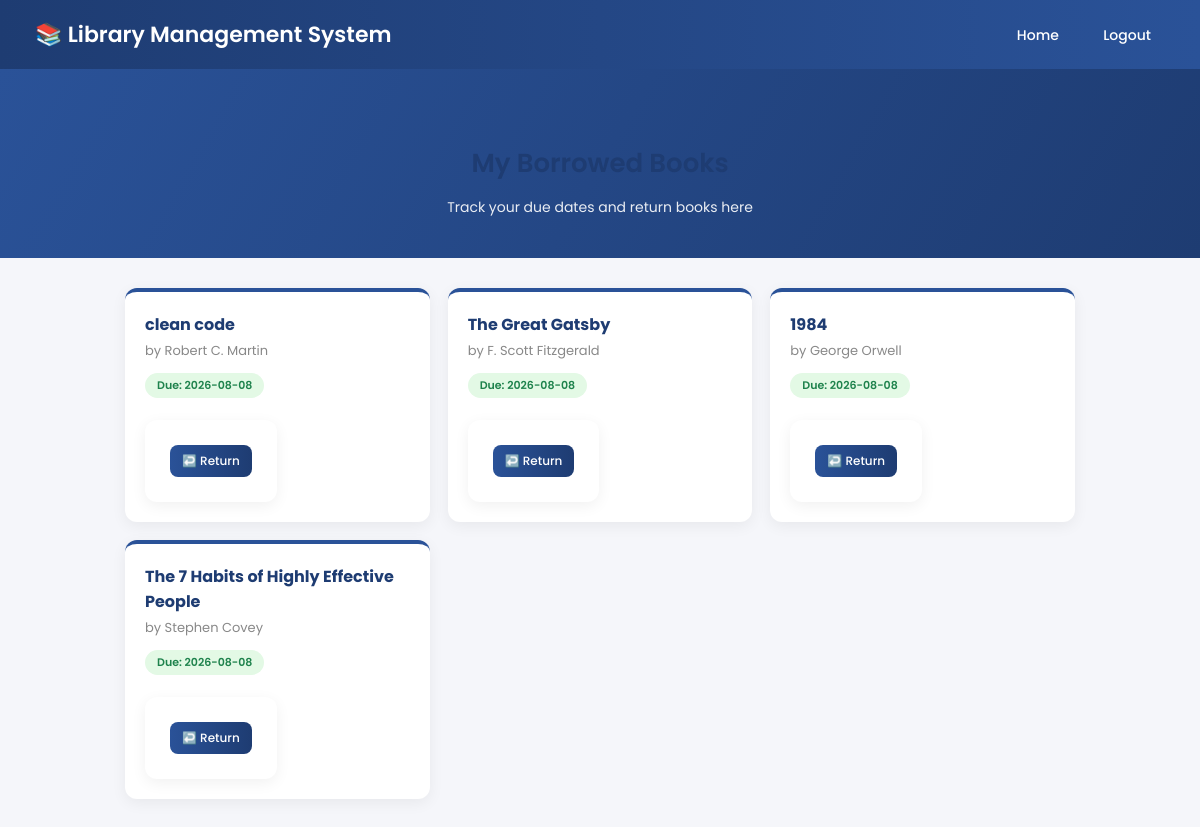
Screenshot of /my_books (signed in) with the database file from the repository.
### library managment.py (models this page shows)
class Book(db.Model):
    id = db.Column(db.Integer, primary_key=True)
    title = db.Column(db.String(200), nullable=False)
    author = db.Column(db.String(100), nullable=False)
    category = db.Column(db.String(50))
    total_copies = db.Column(db.Integer, default=1)
    available_copies = db.Column(db.Integer, default=1)

class BorrowRecord(db.Model):
    id = db.Column(db.Integer, primary_key=True)
    book_id = db.Column(db.Integer, db.ForeignKey('book.id'), nullable=False)
    user_id = db.Column(db.Integer, db.ForeignKey('user.id'), nullable=False)
    borrow_date = db.Column(db.DateTime, default=datetime.utcnow)
    due_date = db.Column(db.DateTime)
    return_date = db.Column(db.DateTime, nullable=True)

### library managment.py (the view)
@app.route('/my_books')
def my_books():
    if 'user_id' not in session:
        return redirect('/login')
    records = BorrowRecord.query.filter_by(user_id=session['user_id'], return_date=None).all()
    borrowed_list = []
    for record in records:
        book = Book.query.get(record.book_id)
        borrowed_list.append({
            'record_id': record.id,
            'title': book.title,
            'author': book.author,
            'due_date': record.due_date
        })
    return render_template('my_books.html', borrowed_list=borrowed_list)

### templates/my_books.html (shortened to what this page needs)
<!DOCTYPE html>
<html>
<head>
    <link rel="stylesheet" href="{{ url_for('static', filename='style.css') }}">
</head>
<body>
    <div class="navbar">
        <h1>📚 Library Management System</h1>
        <div>
            <a href="/">Home</a>
            <a href="/logout">Logout</a>
        </div>
    </div>
    <div class="hero">
        <h2>My Borrowed Books</h2>
        <p>Track your due dates and return books here</p>
    </div>
    <div class="container">
        <ul class="book-grid">
            {% for item in borrowed_list %}
                <li class="book-card">
                    <h3>{{ item.title }}</h3>
                    <p>by {{ item.author }}</p>
                    <span class="badge available">Due: {{ item.due_date.strftime('%Y-%m-%d') }}</span>
                    <div class="book-actions">
                        <form action="/return_book/{{ item.record_id }}" method="POST">
                            <button type="submit">↩️ Return</button>
                        </form>
                    </div>
                </li>
            {% endfor %}
        </ul>
    </div>
</body>
</html>

### static/style.css (style rules this page uses)
* { margin: 0; padding: 0; box-sizing: border-box; }
body { font-family: 'Poppins', sans-serif; background-color: #f5f6fa; color: #2c3e50; }
.navbar { background: linear-gradient(90deg, #1e3c72, #2a5298); color: white; padding: 18px 35px; display: flex; justify-content: space-between; align-items: center; box-shadow: 0 2px 10px rgba(0,0,0,0.15); }
.navbar h1 { font-size: 22px; font-weight: 600; }
.navbar a { color: white; text-decoration: none; margin-left: 12px; padding: 8px 14px; border-radius: 6px; font-size: 14px; font-weight: 500; transition: background 0.2s ease; }
.hero { background: linear-gradient(120deg, #2a5298, #1e3c72); color: white; padding: 40px 35px; text-align: center; }
.hero h2 { font-size: 26px; margin-bottom: 8px; border: none; }
.hero p { font-size: 14px; opacity: 0.9; }
.container { max-width: 1000px; margin: 30px auto; padding: 0 25px; }
h2 { color: #1e3c72; font-weight: 600; border-bottom: 3px solid #2a5298; display: inline-block; padding-bottom: 6px; margin-bottom: 18px; margin-top: 35px; }
form { background-color: white; padding: 25px; border-radius: 12px; box-shadow: 0 4px 15px rgba(0,0,0,0.06); max-width: 450px; }
button { background: linear-gradient(90deg, #2a5298, #1e3c72); color: white; border: none; padding: 11px 20px; border-radius: 8px; cursor: pointer; font-size: 14px; font-weight: 500; margin-top: 14px; font-family: 'Poppins', sans-serif; transition: opacity 0.2s ease; }
.book-grid { display: grid; grid-template-columns: repeat(auto-fill, minmax(250px, 1fr)); gap: 18px; list-style: none; }
.book-card { background-color: white; padding: 20px; border-radius: 12px; box-shadow: 0 4px 15px rgba(0,0,0,0.06); transition: transform 0.2s ease, box-shadow 0.2s ease; border-top: 4px solid #2a5298; }
.book-card h3 { font-size: 16px; color: #1e3c72; margin-bottom: 4px; }
.book-card p { font-size: 13px; color: #888; margin-bottom: 10px; }
.badge { display: inline-block; padding: 4px 12px; border-radius: 20px; font-size: 11px; font-weight: 600; margin-bottom: 12px; }
.badge.available { background-color: #e3f9e5; color: #1e824c; }
.book-actions { display: flex; gap: 8px; margin-top: 10px; flex-wrap: wrap; }
.book-actions form, .book-actions a { display: inline-block; }
.book-actions button, .book-actions a button { font-size: 12px; padding: 7px 12px; margin-top: 0; }
a { color: #2a5298; text-decoration: none; }

### rows the page displays
Book: title "clean code", author "Robert C. Martin", due_date "2026-08-08"
Book: title "The Great Gatsby", author "F. Scott Fitzgerald", due_date "2026-08-08"
Book: title "1984", author "George Orwell", due_date "2026-08-08"
Book: title "The 7 Habits of Highly Effective People", author "Stephen Covey", due_date "2026-08-08"
